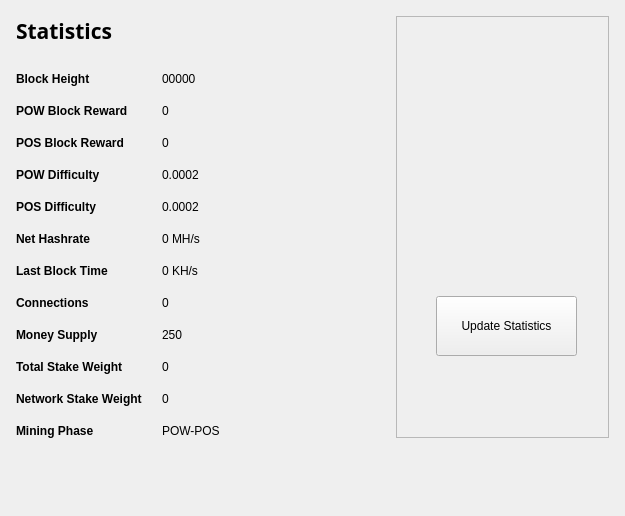
<?xml version="1.0" encoding="UTF-8"?>
<ui version="4.0">
 <class>StatisticsPage</class>
 <widget class="QWidget" name="StatisticsPage">
  <property name="windowModality">
   <enum>Qt::NonModal</enum>
  </property>
  <property name="geometry">
   <rect>
    <x>0</x>
    <y>0</y>
    <width>625</width>
    <height>516</height>
   </rect>
  </property>
  <property name="windowTitle">
   <string>Digging</string>
  </property>
  <property name="styleSheet">
   <string notr="true">font-family:'Open Sans, sans-serif';</string>
  </property>
  <layout class="QGridLayout" name="gridLayout">
   <property name="sizeConstraint">
    <enum>QLayout::SetMaximumSize</enum>
   </property>
   <property name="leftMargin">
    <number>16</number>
   </property>
   <property name="topMargin">
    <number>16</number>
   </property>
   <property name="rightMargin">
    <number>16</number>
   </property>
   <property name="bottomMargin">
    <number>16</number>
   </property>
   <item row="0" column="0">
    <widget class="QFrame" name="gridFrame_2">
     <layout class="QGridLayout" name="gridLayout_4">
      <property name="leftMargin">
       <number>0</number>
      </property>
      <property name="topMargin">
       <number>0</number>
      </property>
      <property name="rightMargin">
       <number>0</number>
      </property>
      <property name="bottomMargin">
       <number>0</number>
      </property>
      <item row="3" column="0">
       <layout class="QFormLayout" name="formLayout_2">
        <property name="fieldGrowthPolicy">
         <enum>QFormLayout::FieldsStayAtSizeHint</enum>
        </property>
        <property name="horizontalSpacing">
         <number>20</number>
        </property>
        <property name="verticalSpacing">
         <number>18</number>
        </property>
        <property name="rightMargin">
         <number>0</number>
        </property>
        <item row="1" column="0">
         <widget class="QLabel" name="label_14">
          <property name="text">
           <string>&lt;html&gt;&lt;head/&gt;&lt;body&gt;&lt;p&gt;&lt;span style=&quot; font-weight:600;&quot;&gt;Block Height&lt;/span&gt;&lt;/p&gt;&lt;/body&gt;&lt;/html&gt;</string>
          </property>
         </widget>
        </item>
        <item row="1" column="1">
         <widget class="QLabel" name="heightBox">
          <property name="text">
           <string>00000</string>
          </property>
         </widget>
        </item>
        <item row="2" column="0">
         <widget class="QLabel" name="label_12">
          <property name="text">
           <string>&lt;html&gt;&lt;head/&gt;&lt;body&gt;&lt;p&gt;&lt;span style=&quot; font-weight:600;&quot;&gt;POW Block Reward&lt;/span&gt;&lt;/p&gt;&lt;/body&gt;&lt;/html&gt;</string>
          </property>
         </widget>
        </item>
        <item row="2" column="1">
         <widget class="QLabel" name="rewardBox">
          <property name="text">
           <string>0</string>
          </property>
         </widget>
        </item>
        <item row="3" column="0">
         <widget class="QLabel" name="label_17">
          <property name="text">
           <string>&lt;html&gt;&lt;head/&gt;&lt;body&gt;&lt;p&gt;&lt;span style=&quot; font-weight:600;&quot;&gt;POS Block Reward&lt;/span&gt;&lt;/p&gt;&lt;/body&gt;&lt;/html&gt;</string>
          </property>
         </widget>
        </item>
        <item row="3" column="1">
         <widget class="QLabel" name="posrewardBox">
          <property name="text">
           <string>0</string>
          </property>
         </widget>
        </item>
        <item row="4" column="0">
         <widget class="QLabel" name="label_13">
          <property name="text">
           <string>&lt;html&gt;&lt;head/&gt;&lt;body&gt;&lt;p&gt;&lt;span style=&quot; font-weight:600;&quot;&gt;POW Difficulty&lt;/span&gt;&lt;/p&gt;&lt;/body&gt;&lt;/html&gt;</string>
          </property>
         </widget>
        </item>
        <item row="4" column="1">
         <widget class="QLabel" name="diffBox">
          <property name="text">
           <string>0.0002</string>
          </property>
         </widget>
        </item>
        <item row="5" column="0">
         <widget class="QLabel" name="label_9">
          <property name="text">
           <string>&lt;html&gt;&lt;head/&gt;&lt;body&gt;&lt;p&gt;&lt;span style=&quot; font-weight:600;&quot;&gt;POS Difficulty&lt;/span&gt;&lt;/p&gt;&lt;/body&gt;&lt;/html&gt;</string>
          </property>
         </widget>
        </item>
        <item row="5" column="1">
         <widget class="QLabel" name="diffBox2">
          <property name="text">
           <string>0.0002</string>
          </property>
         </widget>
        </item>
        <item row="6" column="0">
         <widget class="QLabel" name="label_16">
          <property name="text">
           <string>&lt;html&gt;&lt;head/&gt;&lt;body&gt;&lt;p&gt;&lt;span style=&quot; font-weight:600;&quot;&gt;Net Hashrate&lt;/span&gt;&lt;/p&gt;&lt;/body&gt;&lt;/html&gt;</string>
          </property>
         </widget>
        </item>
        <item row="6" column="1">
         <widget class="QLabel" name="pawrateBox">
          <property name="text">
           <string>0 MH/s</string>
          </property>
         </widget>
        </item>
        <item row="7" column="0">
         <widget class="QLabel" name="label3_2">
          <property name="sizePolicy">
           <sizepolicy hsizetype="Preferred" vsizetype="Maximum">
            <horstretch>0</horstretch>
            <verstretch>0</verstretch>
           </sizepolicy>
          </property>
          <property name="text">
           <string>&lt;html&gt;&lt;head/&gt;&lt;body&gt;&lt;p&gt;&lt;span style=&quot; font-weight:600;&quot;&gt;Last Block Time&lt;/span&gt;&lt;/p&gt;&lt;/body&gt;&lt;/html&gt;</string>
          </property>
         </widget>
        </item>
        <item row="7" column="1">
         <widget class="QLabel" name="localBox">
          <property name="text">
           <string>0 KH/s</string>
          </property>
         </widget>
        </item>
        <item row="8" column="0">
         <widget class="QLabel" name="label1_2">
          <property name="text">
           <string>&lt;html&gt;&lt;head/&gt;&lt;body&gt;&lt;p&gt;&lt;span style=&quot; font-weight:600;&quot;&gt;Connections&lt;/span&gt;&lt;/p&gt;&lt;/body&gt;&lt;/html&gt;</string>
          </property>
         </widget>
        </item>
        <item row="8" column="1">
         <widget class="QLabel" name="connectionBox">
          <property name="text">
           <string>0</string>
          </property>
         </widget>
        </item>
        <item row="9" column="0">
         <widget class="QLabel" name="label_8">
          <property name="text">
           <string>&lt;html&gt;&lt;head/&gt;&lt;body&gt;&lt;p&gt;&lt;span style=&quot; font-weight:600;&quot;&gt;Money Supply&lt;/span&gt;&lt;/p&gt;&lt;/body&gt;&lt;/html&gt;</string>
          </property>
         </widget>
        </item>
        <item row="9" column="1">
         <widget class="QLabel" name="volumeBox">
          <property name="text">
           <string>250</string>
          </property>
         </widget>
        </item>
        <item row="10" column="0">
         <widget class="QLabel" name="label_10">
          <property name="text">
           <string>&lt;html&gt;&lt;head/&gt;&lt;body&gt;&lt;p&gt;&lt;span style=&quot; font-weight:600;&quot;&gt;Total Stake Weight&lt;/span&gt;&lt;/p&gt;&lt;/body&gt;&lt;/html&gt;</string>
          </property>
         </widget>
        </item>
        <item row="10" column="1">
         <widget class="QLabel" name="minBox">
          <property name="text">
           <string>0</string>
          </property>
         </widget>
        </item>
        <item row="11" column="0">
         <widget class="QLabel" name="label_11">
          <property name="text">
           <string>&lt;html&gt;&lt;head/&gt;&lt;body&gt;&lt;p&gt;&lt;span style=&quot; font-weight:600;&quot;&gt;Network Stake Weight&lt;/span&gt;&lt;/p&gt;&lt;/body&gt;&lt;/html&gt;</string>
          </property>
         </widget>
        </item>
        <item row="11" column="1">
         <widget class="QLabel" name="maxBox">
          <property name="text">
           <string>0</string>
          </property>
         </widget>
        </item>
        <item row="12" column="0">
         <widget class="QLabel" name="label_15">
          <property name="text">
           <string>&lt;html&gt;&lt;head/&gt;&lt;body&gt;&lt;p&gt;&lt;span style=&quot; font-weight:600;&quot;&gt;Mining Phase&lt;/span&gt;&lt;/p&gt;&lt;/body&gt;&lt;/html&gt;</string>
          </property>
         </widget>
        </item>
        <item row="12" column="1">
         <widget class="QLabel" name="cBox">
          <property name="text">
           <string>POW-POS</string>
          </property>
         </widget>
        </item>
       </layout>
      </item>
      <item row="1" column="0">
       <layout class="QHBoxLayout" name="horizontalLayout_4">
        <property name="spacing">
         <number>7</number>
        </property>
        <item>
         <widget class="QLabel" name="label_5">
          <property name="font">
           <font>
            <family>Open Sans, sans-serif</family>
            <pointsize>16</pointsize>
            <weight>75</weight>
            <bold>true</bold>
           </font>
          </property>
          <property name="text">
           <string>Statistics</string>
          </property>
         </widget>
        </item>
        <item>
         <spacer name="horizontalSpacer_2">
          <property name="orientation">
           <enum>Qt::Horizontal</enum>
          </property>
          <property name="sizeHint" stdset="0">
           <size>
            <width>40</width>
            <height>20</height>
           </size>
          </property>
         </spacer>
        </item>
       </layout>
      </item>
      <item row="2" column="0">
       <spacer name="verticalSpacer_2">
        <property name="orientation">
         <enum>Qt::Vertical</enum>
        </property>
        <property name="sizeHint" stdset="0">
         <size>
          <width>20</width>
          <height>20</height>
         </size>
        </property>
       </spacer>
      </item>
     </layout>
    </widget>
   </item>
   <item row="1" column="0">
    <spacer name="verticalSpacer">
     <property name="orientation">
      <enum>Qt::Vertical</enum>
     </property>
     <property name="sizeHint" stdset="0">
      <size>
       <width>20</width>
       <height>40</height>
      </size>
     </property>
    </spacer>
   </item>
   <item row="0" column="1">
    <widget class="QFrame" name="frame">
     <property name="minimumSize">
      <size>
       <width>213</width>
       <height>0</height>
      </size>
     </property>
     <property name="frameShape">
      <enum>QFrame::StyledPanel</enum>
     </property>
     <property name="frameShadow">
      <enum>QFrame::Raised</enum>
     </property>
     <widget class="QPushButton" name="startButton">
      <property name="geometry">
       <rect>
        <x>40</x>
        <y>280</y>
        <width>141</width>
        <height>60</height>
       </rect>
      </property>
      <property name="sizePolicy">
       <sizepolicy hsizetype="Fixed" vsizetype="Fixed">
        <horstretch>0</horstretch>
        <verstretch>0</verstretch>
       </sizepolicy>
      </property>
      <property name="minimumSize">
       <size>
        <width>120</width>
        <height>60</height>
       </size>
      </property>
      <property name="autoFillBackground">
       <bool>false</bool>
      </property>
      <property name="styleSheet">
       <string notr="true"/>
      </property>
      <property name="text">
       <string>Update Statistics</string>
      </property>
     </widget>
     <widget class="QLabel" name="label">
      <property name="geometry">
       <rect>
        <x>50</x>
        <y>30</y>
        <width>122</width>
        <height>128</height>
       </rect>
      </property>
      <property name="text">
       <string/>
      </property>
      <property name="pixmap">
       <pixmap resource="../bitcoin.qrc">:/icons/coinbg</pixmap>
      </property>
      <property name="scaledContents">
       <bool>true</bool>
      </property>
     </widget>
    </widget>
   </item>
  </layout>
 </widget>
 <layoutdefault spacing="6" margin="11"/>
 <resources>
  <include location="../bitcoin.qrc"/>
 </resources>
 <connections/>
</ui>
